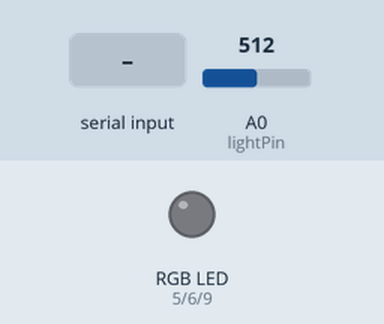
Recording of a sketch running on a simulated Arduino Uno, built with avr-gcc and run on an emulated ATmega328P. On the bench: an RGB LED mixed from three pins (HIGH = lit). The inputs (shaded band) are chosen by the test bench; at power-on: A0 (lightPin) = 512. Dim RGB values are drawn brighter than linear; what the sketch prints to the serial monitor is not drawn.

Above: at 1.2 s.
1.3 s: "90,45,200\n" received over Serial
At 2.5 s:
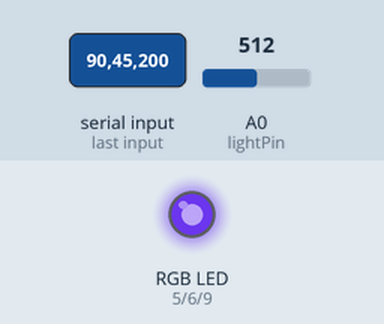
2.8 s: "30,150,10\n" received over Serial
At 3.8 s:
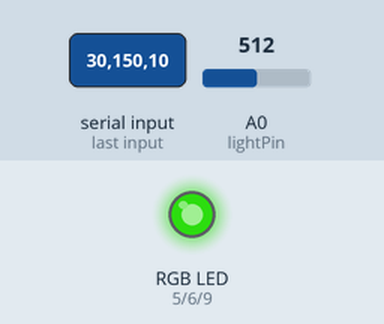
4.3 s: "1,90,45\n" received over Serial
At 5.1 s:
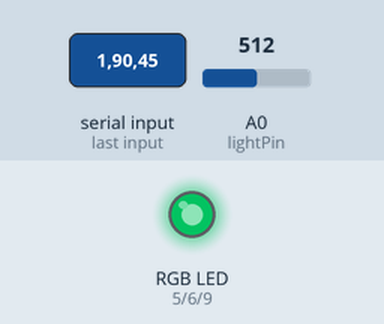
Timing chart, 0 to 7.3 s (numbered marks = the images above; inputs shaded):
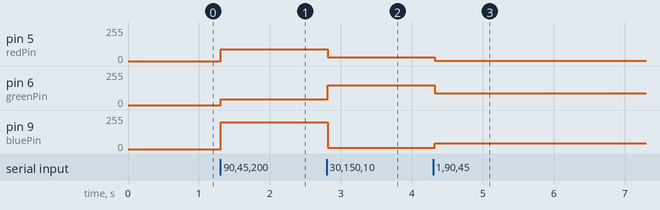

The sketch:

serial_communication.ino
```cpp
/*

*/

int redPin = 5, greenPin = 6, bluePin = 9;
int lightPin = A0;
int value = 0;

void setup() {
  Serial.begin(9600);

  // sets pins for LED values
  pinMode(redPin, OUTPUT);
  pinMode(greenPin, OUTPUT);
  pinMode(bluePin, OUTPUT);

  // photoresistor pin
  pinMode(lightPin, INPUT);
}

void loop() {
  if (Serial.available() > 0) {
    int red = Serial.parseInt();
    int green = Serial.parseInt();
    int blue = Serial.parseInt();

    if (Serial.read() == '\n') {
      red = constrain(red, 0, 255);
      green = constrain(green, 0, 255);
      blue = constrain(blue, 0, 255);

      analogWrite(redPin, red);
      analogWrite(greenPin, green);
      analogWrite(bluePin, blue);
    }
  }

  // read and send photoresistor value
  value = analogRead(lightPin);
  Serial.println(value);
  delay(100); // Prevent flooding the serial port
}
```

Measured:
- after the input at 1.3 s, pin 5 (redPin): 0/255 → 90/255 at once; pin 6 (greenPin): 0/255 → 45/255 at once; pin 9 (bluePin): 0/255 → 200/255 at once
- after the input at 2.8 s, pin 5 (redPin): 90/255 → 30/255 at once; pin 6 (greenPin): 45/255 → 150/255 at once; pin 9 (bluePin): 200/255 → 10/255 at once
- after the input at 4.3 s, pin 5 (redPin): 30/255 → 1/255 at once; pin 6 (greenPin): 150/255 → 90/255 at once; pin 9 (bluePin): 10/255 → 45/255 at once
